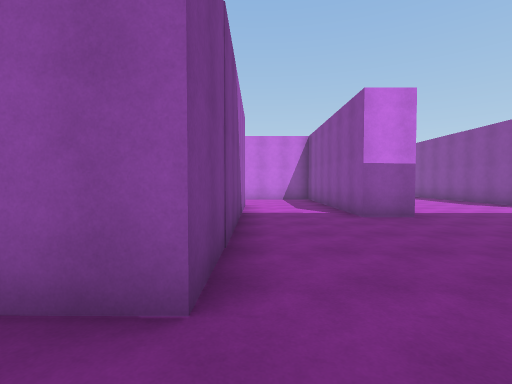
View 1 (above)

23 first-person views from a walk through a Unity game level. The camera is 1.5 m above the floor, tilts 2° down and sees 85° across. The floor is counted in squares, 2 m on a side. Each view is taken from the middle of a square. On the plan, view 1 faces up. The plan holds only what a view shows up to about 10 squares ahead; the rest is blank. The player is left out. Surface patterns are stand-ins for the level's own textures.

View 2
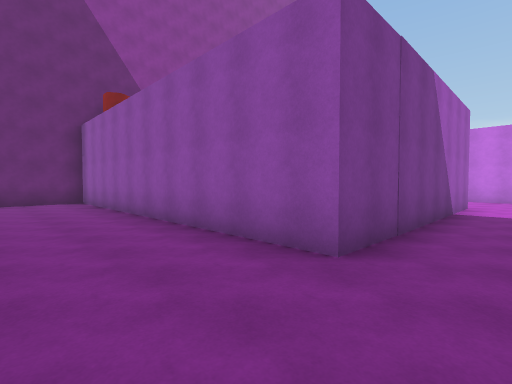

View 3
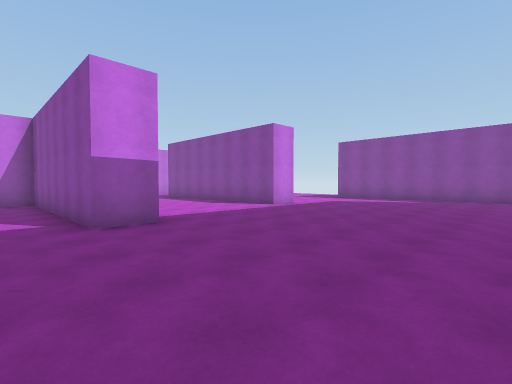

View 4
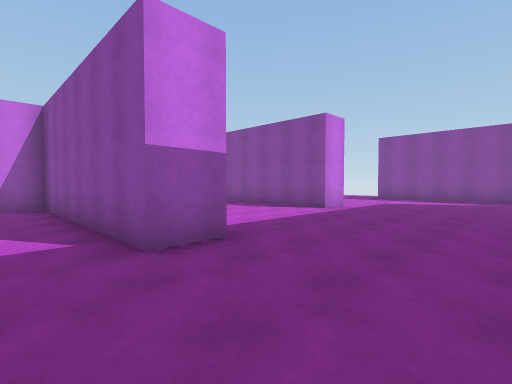

View 5
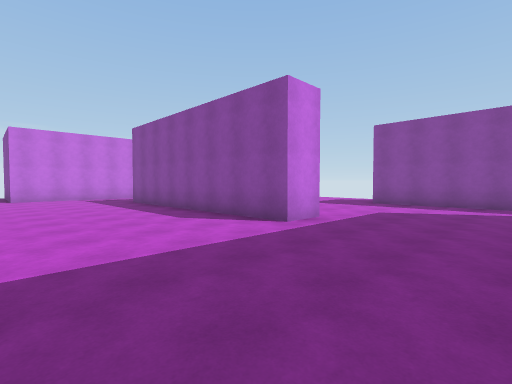

View 6
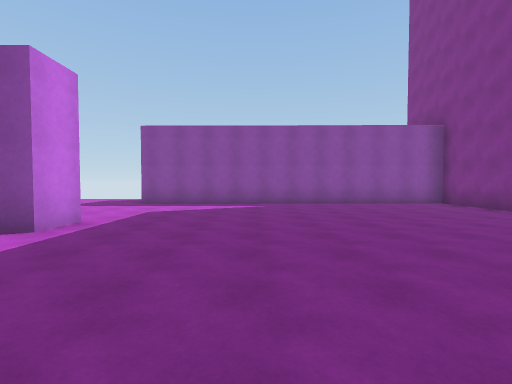

View 7
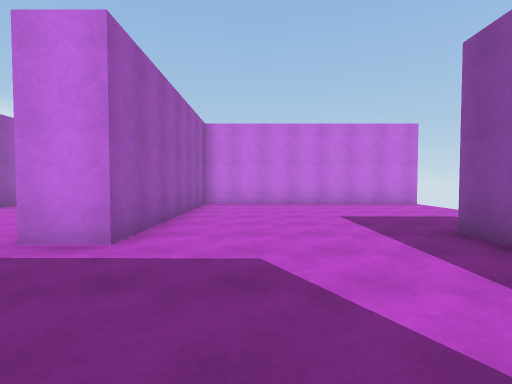

View 8
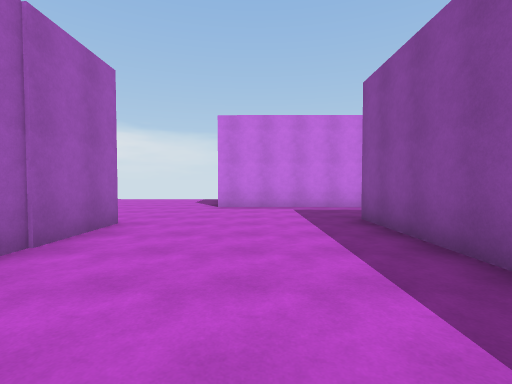

View 9
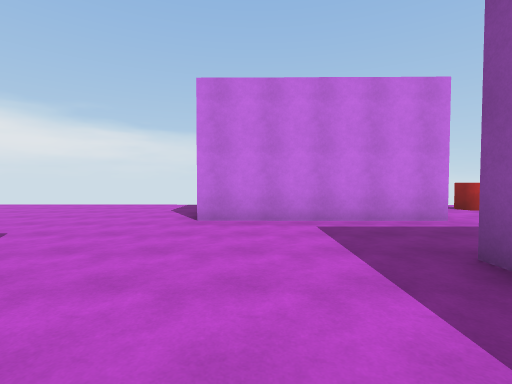

View 10
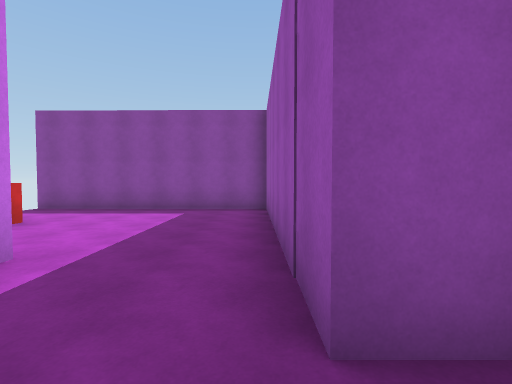

View 11
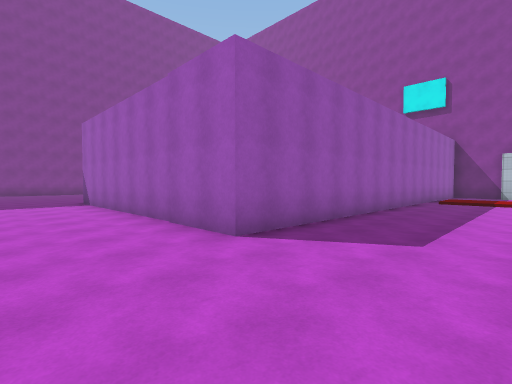

View 12
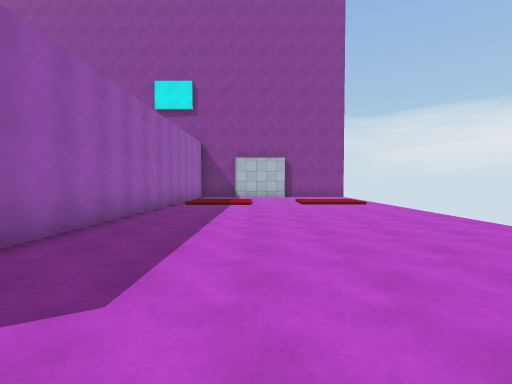

View 13
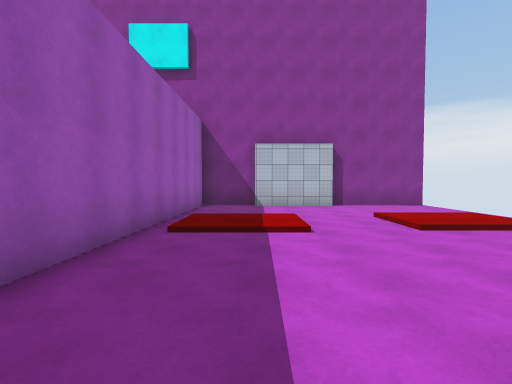

View 14
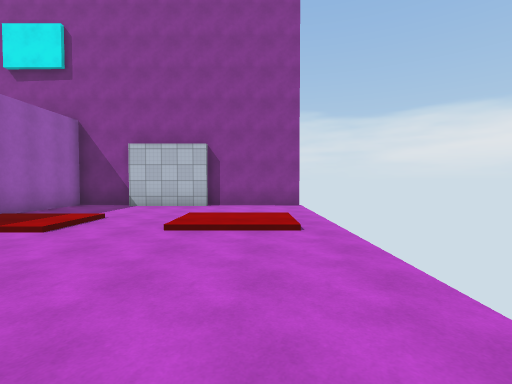

View 15
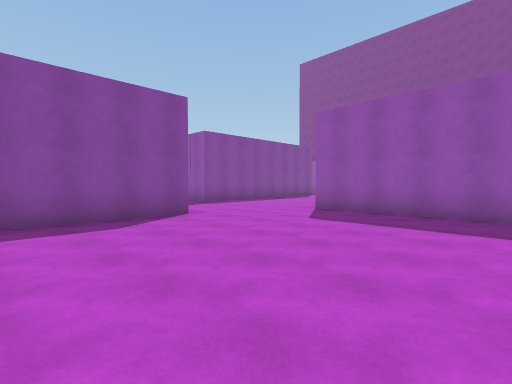

View 16
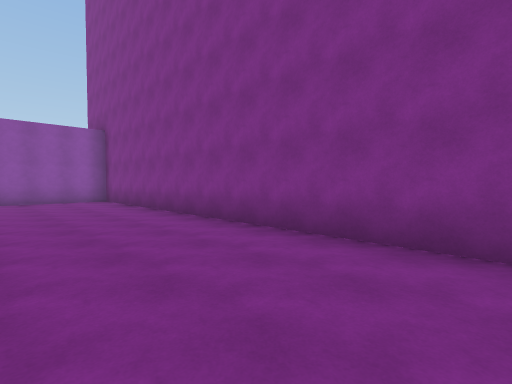

View 17
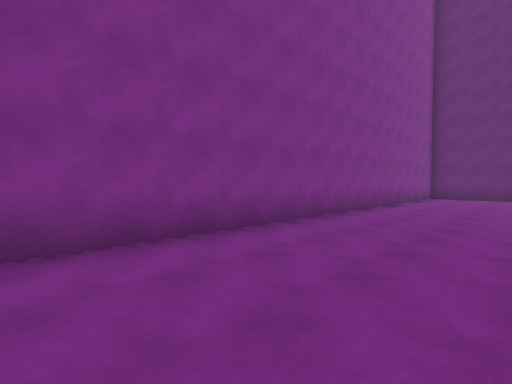

View 18
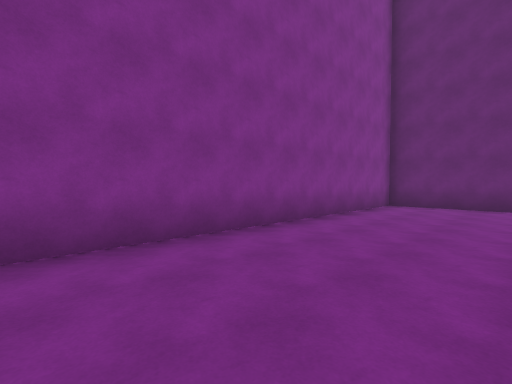

View 19
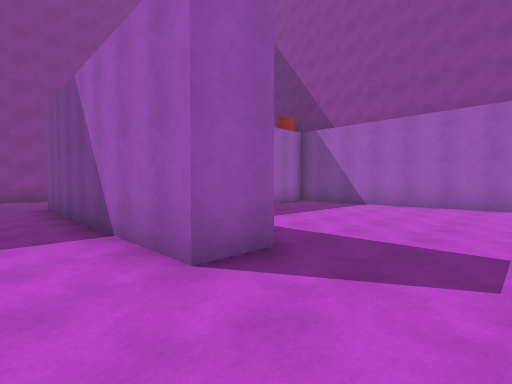

View 20
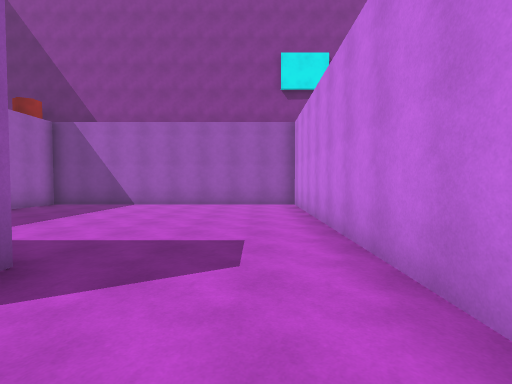

View 21
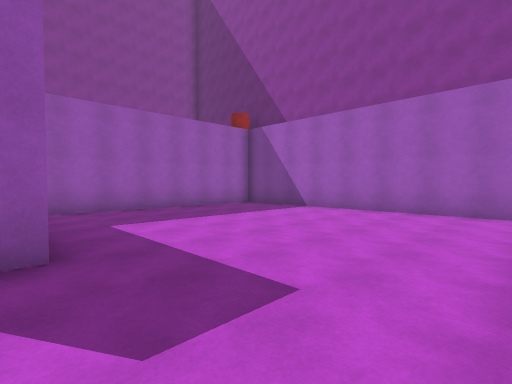

View 22
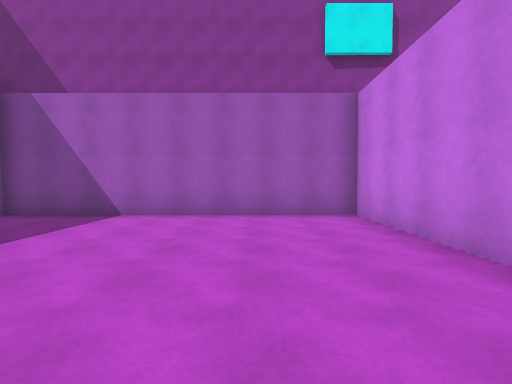

View 23
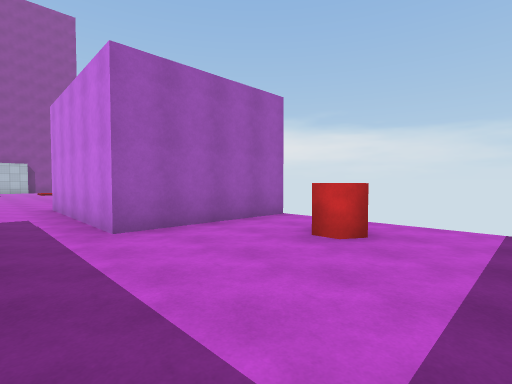

### Floor plan
Points are (right, up) in squares from view 1. A wall is a line through its corners. A room is listed if a view was taken in it or the views show most of it. See-through windows are left out.
Room 1 (views 1, 2, 3, 4, 5, 6, 7, 8, 9, 10, 11, 12, 13, 14, 15, 16, 17, 18, 19, 20, 21, 22, 23)
walls: (-1.5, 8.8) (-0.3, 8.8) (-0.3, 1.5) (-10.3, 1.6) (-10.3, -2.3) (13.9, -2.6) (14, 8.2); (14.8, 14.7) (14.9, 21.3); (-10.1, 16.1) (-10.1, 14.2) (3.5, 14.1) (3.4, 6) (2.3, 6) (2.3, 12.2) (-8.3, 12.3) (-8.3, 4.2) (-2, 4.2); (9.8, 21.2) (9.7, 17.4) (4.8, 17.4) (4.9, 20.8); (12.5, 19.8) (12.2, 19.4) (11.8, 19.4) (11.6, 19.7); (-9.9, 18.5) (-9.9, 15.9); (16.6, 13.6) (9.3, 13.6) (9.3, 7.3) (8.2, 7.3) (8.2, 14.7) (14.4, 14.7); (-10.1, 21.4) (-10.1, 18.4)

Where each view was taken, in squares from view 1:
view 1: 0 up, 0 right, facing up
view 2: 1 down, 1 right, facing up-left
view 3: 1 up, 1 right, facing up-right
view 4: 3 up, 1 right, facing up-right
view 5: 4 up, 4 right, facing up-right
view 6: 4 up, 4 right, facing right
view 7: 4 up, 11 right, facing up
view 8: 9 up, 6 right, facing up
view 9: 12 up, 6 right, facing up
view 10: 15 up, 7 right, facing right
view 11: 17 up, 6 right, facing down-left
view 12: 17 up, 4 right, facing left
view 13: 16 up, 1 left, facing left
view 14: 20 up, 1 left, facing left
view 15: 21 up, 1 left, facing down-right
view 16: 1 up, 2 right, facing down-right
view 17: 1 up, 4 right, facing down-left
view 18: 1 up, 1 left, facing down-left
view 19: 11 up, 1 right, facing down-left
view 20: 11 up, 1 right, facing left
view 21: 12 up, 1 left, facing down-left
view 22: 10 up, 2 left, facing left
view 23: 16 up, 14 right, facing up-left
